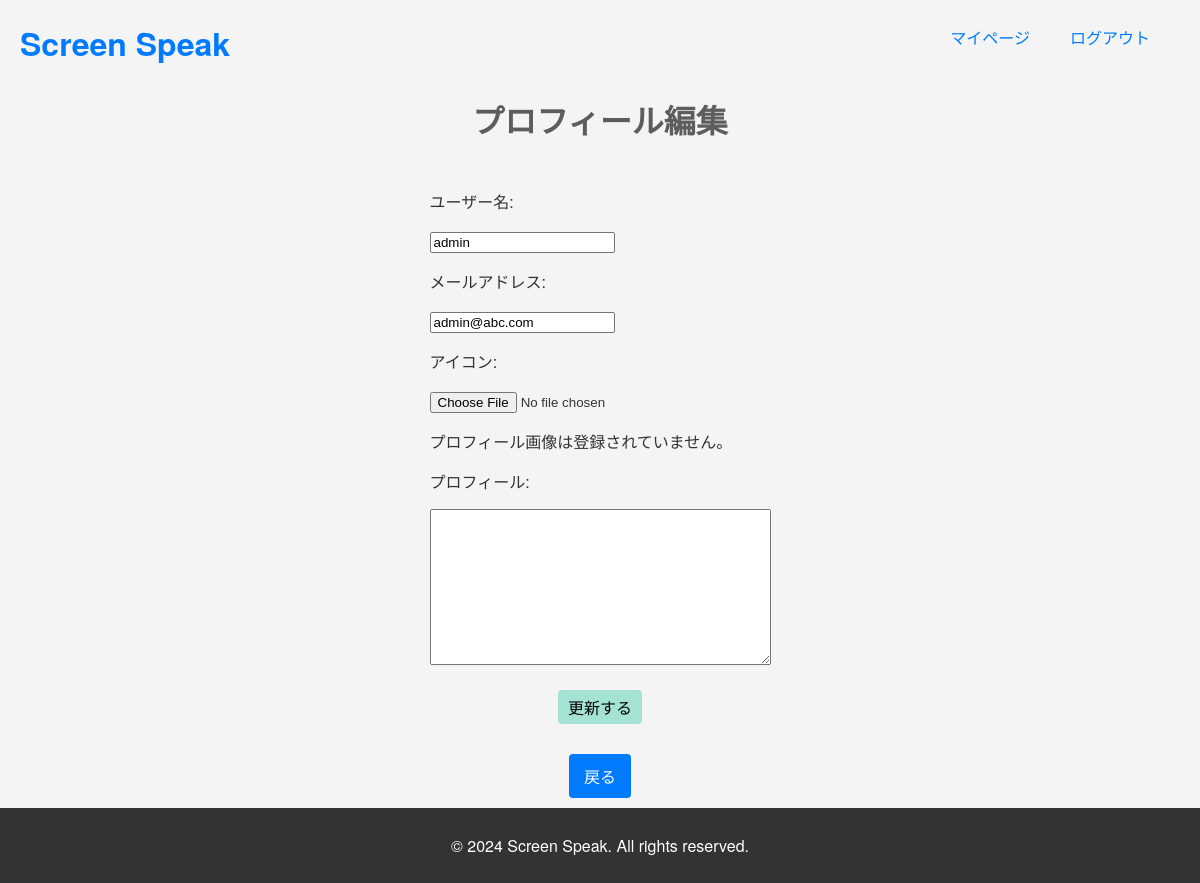
The page /edit_profile/ (signed in) on the database as committed earlier.
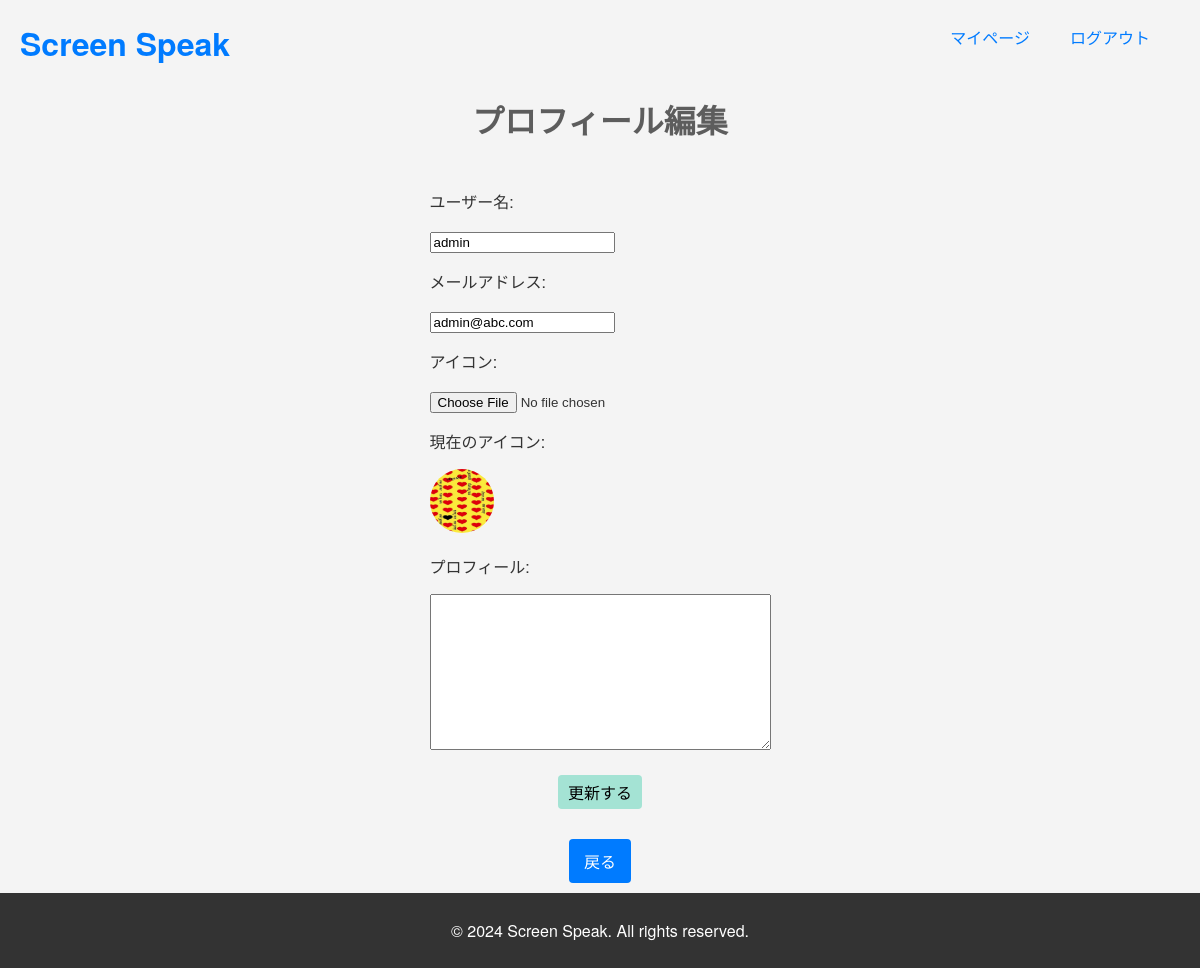
The same page on the database as committed later.
### flick_seeker/models.py (models this page shows, shortened)
class User(AbstractUser):
    username = models.CharField(_('username'), max_length=150, unique=True, null=False)  # ユーザー名フィールド
    email = models.EmailField(_('email address'), unique=True)  # emailアドレスフィールド
    profile_image = models.ImageField(upload_to='profile_images/', null=True, blank=True, default='profile_images/default-thumbnail.png')  # プロフィール画像フィールド
    bio = models.TextField(_("Bio"), blank=True, null=True)  # 自己紹介文のフィールド
    created_at = models.DateTimeField(auto_now_add=True, verbose_name=_('Created at'))
    updated_at = models.DateTimeField(auto_now=True, verbose_name=_('Updated at'))
    USERNAME_FIELD = 'email'  # ユーザー名としてemailを使用
    REQUIRED_FIELDS = ['username']  # 必須フィールドを設定
    objects = CustomUserManager()  # カスタムユーザーマネージャを使用

### flick_seeker/views.py (the view)
# urls.py: path('edit_profile/', edit_profile, name='edit_profile'),
@login_required
def edit_profile(request):
    if request.method == 'POST':
        form = CustomUserChangeForm(request.POST, request.FILES, instance=request.user)
        if form.is_valid():
            form.save()
            return redirect('flick_seeker:mypage')
    else:
        form = CustomUserChangeForm(instance=request.user)
    return render(request, 'edit_profile.html', {'form': form})

### flick_seeker/forms.py
class CustomUserChangeForm(UserChangeForm):
    password = None  # パスワードフィールドをフォームから除外
    class Meta:
        model = User
        fields = ('username', 'email', 'profile_image', 'bio')  # 編集可能なフィールド
        widgets = {
            'profile_image': forms.FileInput(),
        }

### flick_seeker/templates/edit_profile.html (shortened to what this page needs)
{% extends 'base.html' %}
{% block content %}
  <h1>プロフィール編集</h1>
  <div class="content-wrapper">
    <form method="post" enctype="multipart/form-data">
      <p>ユーザー名:</p>
      {{ form.username }}
      <p>メールアドレス:</p>
      {{ form.email }}
      <p>アイコン:</p>
      {{ form.profile_image }}
      {% if user.profile_image %}
          <p>現在のアイコン:</p>
          <img src="{{ user.profile_image.url }}" alt="Profile Image" style="width: 64px; height: 64px; border-radius: 50%;">
      {% else %}
          <p>プロフィール画像は登録されていません。</p>
      {% endif %}
      <p>プロフィール:</p>
      {{ form.bio }}
      <div class="edit-profile-submit">
        <button type="submit">更新する</button>
      </div>
    </form>
  </div>
  <a href="{% url 'flick_seeker:mypage' %}" class="button back-button">戻る</a>
{% endblock %}

Rows that differ between the two databases and show on the page:
changed User "admin": profile_image: picture added
Other text that changed with them:
text no longer shown: "プロフィール画像は登録されていません。"
text now shown: "現在のアイコン:"
